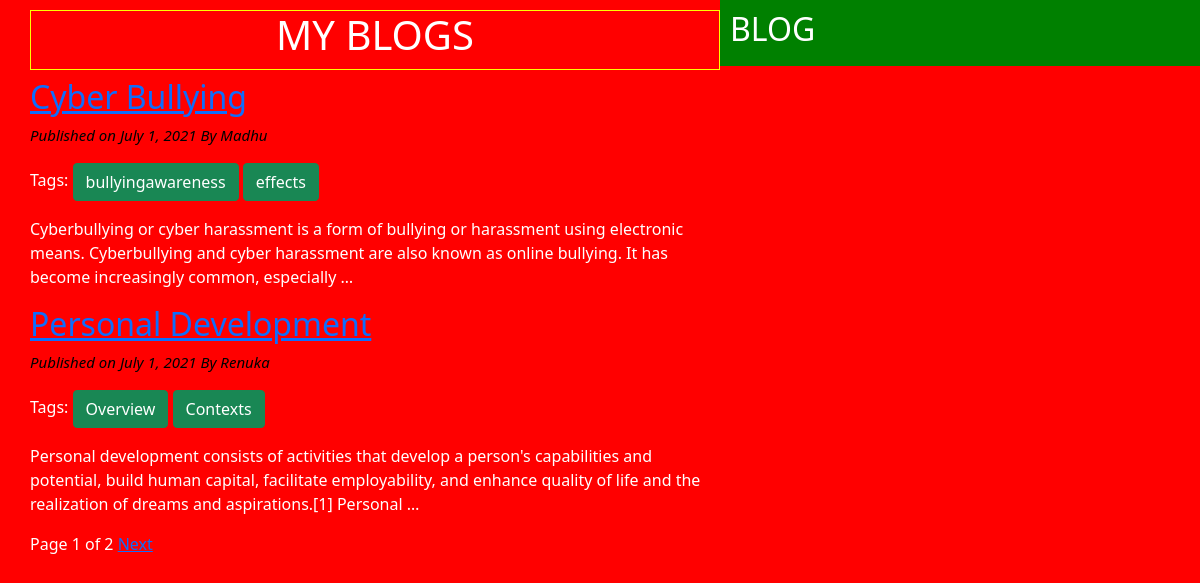
The page / on the database its author committed.
### blogapp/models.py (models this page shows, shortened)
class Post(models.Model):
	STATUS_CHOICES=(('draft','Draft'),('published','Published'))
	author=models.ForeignKey(User,related_name='blog_posts',on_delete=models.CASCADE)
	title=models.CharField(max_length=50)
	created=models.DateField(auto_now_add=True)
	updated=models.DateField(auto_now=True)
	publish=models.DateField(default=timezone.now)
	status=models.CharField(max_length=50,choices=STATUS_CHOICES,default='draft')
	body=models.TextField()
	slug=models.SlugField(max_length=50,unique_for_date='publish')
	objects=CustomManager()
	tags=TaggableManager()
	class Meta:
		ordering=('-publish',)
	def get_absolute_url(self):
		return reverse('post_detail',args=[self.publish.year,self.publish.strftime('%m'),self.publish.strftime('%d'),self.slug])

### blogapp/views.py (the view)
# urls.py: path('',views.PostListView.as_view()),
class PostListView(ListView):
	model=Post
	paginate_by=2

### blogapp/models.py (called while the page is built)
	def get_queryset(self):
		return super().get_queryset().filter(status='published')

### templates/blogapp/post_list.html (shortened to what this page needs)
{% extends "blogapp/base.html" %}
{% block content_block %}
	<h1>MY BLOGS</h1>
	{% for post in post_list  %}
		<a href="{{ post.get_absolute_url }}"><h2>{{ post.title }}</h2></a>
		<p id="date"> Published on {{ post.publish }} By {{ post.author|title }}</p>
		<p>Tags:
			{% for tag in post.tags.all %}
			<a href="{% url 'post_list_by_tag_name' tag.slug %}" class="btn btn-success">{{ tag.name }}</a>
			{% endfor %}
		</p>
		{{ post.body|truncatewords:30|linebreaks }}
	{% endfor %}
{% include "blogapp/pagination.html" with page=page_obj %}
{% endblock content_block %}

### templates/blogapp/base.html (shortened to what this page needs)
<!DOCTYPE html>
{% load static %}
<html lang="en" dir="ltr">
<head>
<link href="https://cdn.jsdelivr.net/npm/bootstrap@5.0.2/dist/css/bootstrap.min.css" rel="stylesheet">
<link rel="stylesheet" type="text/css" href="{% static "blogapp/css/base.css"  %}">
</head>
<body>
	<div class="content">
	{% block content_block %}
	{% endblock content_block %}
	</div>
	<div class="sidebar">
		<h2>BLOG</h2>
	</div>
</body>
</html>

### templates/blogapp/pagination.html (shortened to what this page needs)
<div class="paginator">
	<span>Page {{ page.number }} of {{ page.paginator.num_pages }}</span>
	{% if page.has_next %}
		<a href="?page= {{ page.next_page_number }}"> Next </a>
	{% endif %}
</div>

### static/blogapp/css/base.css (style rules this page uses)
.content { width: 60%; float: left; padding: 10px 0 0 30px; background: red; height: 100%; }
.sidebar { width: 40%; float: right; padding: 10px; background: green; height: 100%; }
h1 { text-align: center; border: 1px solid yellow; padding-bottom: 10px; }
body { color: white; background: red; }
#date { color: black; font-size: 15px; font-style: italic; }

### rows shown on the page
Post: title "Cyber Bullying", publish "July 1, 2021", author "Madhu", body "Cyberbullying or cyber harassment is a form of bullying or harassment using electronic means. Cyberbullying and cyber harassment are also known as online bullying. It has become increasingly common, especially …"
Tag: name "bullyingawareness"
Tag: name "effects"
Post: title "Personal Development", publish "July 1, 2021", author "Renuka", body "Personal development consists of activities that develop a person's capabilities and potential, build human capital, facilitate employability, and enhance quality of life and the realization of dreams and aspirations.[1] Personal …"
Tag: name "Overview"
Tag: name "Contexts"

### other values the page prints
{{ page.number }} "1"
{{ page.paginator.num_pages }} "2"
